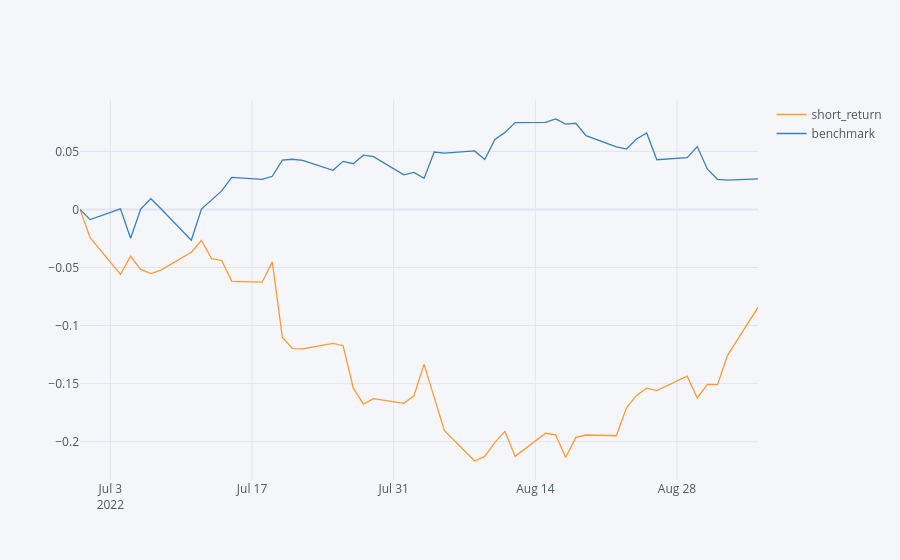

Write notebook code for a chart like this one.
### Markdown cell above
# Max Drawdown

### Code cell
drawdown_periods = [
    {'name': 'Period 1', 'start': '2022-06-30', 'end': '2022-09-05'},
    # {'name': 'Period 2', 'start': '2022-10-28', 'end': '2022-12-06	'},
]

def calculate_metrics(data):
    display(pd.concat({"CAGR(%)":data.cagr() * 100,
        'Sharpe' : data.mean() / data.std()*252**0.5,
        'Sortino': data.mean() / data[data < 0].std()*252**0.5,
        'Calmar':data.cagr() / abs(data.max_drawdown()),
        'MDD(%)' : data.max_drawdown()*100,
        '樣本勝率(%)' : data.apply(lambda X:((X.dropna()>0).sum() / X.dropna().shape[0])*100),
        '周勝率(%)' : data.apply(lambda X:((X.dropna().add(1).resample('W').prod().sub(1)>0).sum() / X.dropna().add(1).resample('W').prod().sub(1).dropna().shape[0])*100),
        '月勝率(%)' : data.apply(lambda X:((X.dropna().add(1).resample('ME').prod().sub(1)>0).sum() / X.dropna().add(1).resample('ME').prod().sub(1).shape[0])*100),
        '年勝率(%)' : data.apply(lambda X:((X.dropna().add(1).resample('YE').prod().sub(1)>0).sum() / X.dropna().add(1).resample('YE').prod().sub(1).shape[0])*100),
        '預期報酬(bps)':((1 + data).prod() ** (1 / len(data)) - 1)*10000,
        "avg_win(%)": data.apply(lambda X: X[X > 0].mean() * 100),
        "avg_loss(%)": data.apply(lambda X: X[X < 0].mean() * 100),
        'avg_win/avg_loss' : data.apply(lambda X:(X[X > 0].mean() / abs(X[X < 0].mean()))),
        'profit_factor' : data.profit_factor(),
        },axis = 1).round(2)) 

for period in drawdown_periods:
    period_data = bt_ret.loc[period['start']:period['end']]
    # period_data = period_data.drop(columns=['ls_return'])
    print(f"Performance Metrics for {period['start']} to {period['end']}")
    metrics = calculate_metrics(period_data)
    display(metrics)

cumulative_returns = bt_ret[['short_return', 'benchmark']].cumsum().ffill()

for i, period in enumerate(drawdown_periods):
    start, end = period['start'], period['end']

    period_data = cumulative_returns.loc[start:end]
    period_data = period_data - period_data.iloc[0]  
    period_data.iplot()

### Figure 1 — Plotly figure (JSON) as saved in the notebook; plotly's stock layout.template omitted (floating-point values rounded to 4 significant figures)
{"data": [{"line": {"color": "rgba(255, 153, 51, 1.0)", "dash": "solid", "shape": "linear", "width": 1.3}, "mode": "lines", "name": "short_return", "text": "", "type": "scatter", "x": ["2022-06-30", "2022-07-01", "2022-07-04", "2022-07-05", "2022-07-06", "2022-07-07", "2022-07-08", "2022-07-11", "2022-07-12", "2022-07-13", "2022-07-14", "2022-07-15", "2022-07-18", "2022-07-19", "2022-07-20", "2022-07-21", "2022-07-22", "2022-07-25", "2022-07-26", "2022-07-27", "2022-07-28", "2022-07-29", "2022-08-01", "2022-08-02", "2022-08-03", "2022-08-04", "2022-08-05", "2022-08-08", "2022-08-09", "2022-08-10", "2022-08-11", "2022-08-12", "2022-08-15", "2022-08-16", "2022-08-17", "2022-08-18", "2022-08-19", "2022-08-22", "2022-08-23", "2022-08-24", "2022-08-25", "2022-08-26", "2022-08-29", "2022-08-30", "2022-08-31", "2022-09-01", "2022-09-02", "2022-09-05"], "y": [0, -0.02443, -0.05596, -0.04032, -0.05165, -0.05526, -0.05227, -0.03688, -0.02658, -0.04239, -0.04396, -0.06195, -0.06263, -0.04518, -0.1103, -0.1199, -0.12, -0.1153, -0.1173, -0.1537, -0.1676, -0.163, -0.1669, -0.1604, -0.1334, -0.1629, -0.1903, -0.2166, -0.2126, -0.2005, -0.1911, -0.2126, -0.1927, -0.1941, -0.2136, -0.1962, -0.1942, -0.1948, -0.1708, -0.1601, -0.1539, -0.156, -0.1436, -0.1623, -0.1507, -0.1509, -0.1254, -0.08441]}, {"line": {"color": "rgba(55, 128, 191, 1.0)", "dash": "solid", "shape": "linear", "width": 1.3}, "mode": "lines", "name": "benchmark", "text": "", "type": "scatter", "x": ["2022-06-30", "2022-07-01", "2022-07-04", "2022-07-05", "2022-07-06", "2022-07-07", "2022-07-08", "2022-07-11", "2022-07-12", "2022-07-13", "2022-07-14", "2022-07-15", "2022-07-18", "2022-07-19", "2022-07-20", "2022-07-21", "2022-07-22", "2022-07-25", "2022-07-26", "2022-07-27", "2022-07-28", "2022-07-29", "2022-08-01", "2022-08-02", "2022-08-03", "2022-08-04", "2022-08-05", "2022-08-08", "2022-08-09", "2022-08-10", "2022-08-11", "2022-08-12", "2022-08-15", "2022-08-16", "2022-08-17", "2022-08-18", "2022-08-19", "2022-08-22", "2022-08-23", "2022-08-24", "2022-08-25", "2022-08-26", "2022-08-29", "2022-08-30", "2022-08-31", "2022-09-01", "2022-09-02", "2022-09-05"], "y": [0, -0.008786, 0.000508, -0.02484, 0.000242, 0.009189, 0.000616, -0.02657, 0.00024, 0.008187, 0.01595, 0.02757, 0.02583, 0.0285, 0.04237, 0.04315, 0.04228, 0.03361, 0.04136, 0.03937, 0.04664, 0.04541, 0.02976, 0.03178, 0.02672, 0.04943, 0.04839, 0.05038, 0.04298, 0.06031, 0.06631, 0.0747, 0.07491, 0.07782, 0.07338, 0.07416, 0.06354, 0.05375, 0.05198, 0.06066, 0.06582, 0.04277, 0.0446, 0.05409, 0.03464, 0.02594, 0.02512, 0.02622]}], "layout": {"legend": {"bgcolor": "#F5F6F9", "font": {"color": "#4D5663"}}, "paper_bgcolor": "#F5F6F9", "plot_bgcolor": "#F5F6F9", "title": {"font": {"color": "#4D5663"}}, "xaxis": {"gridcolor": "#E1E5ED", "showgrid": true, "tickfont": {"color": "#4D5663"}, "title": {"font": {"color": "#4D5663"}, "text": ""}, "zerolinecolor": "#E1E5ED"}, "yaxis": {"gridcolor": "#E1E5ED", "showgrid": true, "tickfont": {"color": "#4D5663"}, "title": {"font": {"color": "#4D5663"}, "text": ""}, "zerolinecolor": "#E1E5ED"}}}
